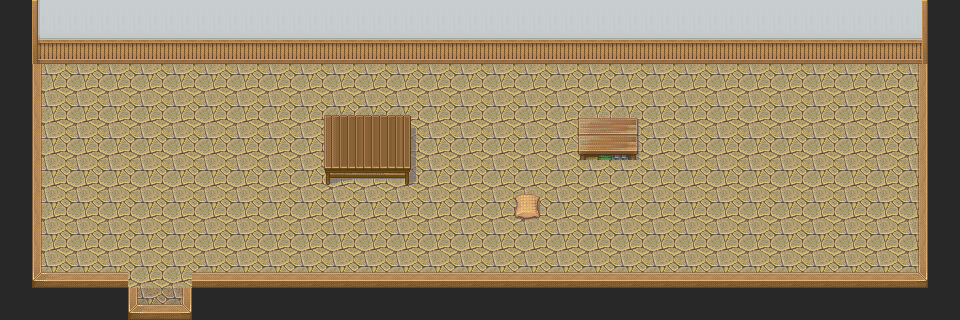

Below is a game level as drawn by its tile map, then a one-line description and the .tmx that defines it (tile-layer data replaced by summaries):
An orthogonal 30x10 tile map with 32x32 px tiles, 4 tile layers (tiled layer1, colliable layer 1, tiled layer 2, colliable layer 2), 3 tilesets and 1 object (Player).

<map version="1.0" orientation="orthogonal" renderorder="right-down" width="30" height="10" tilewidth="32" tileheight="32" nextobjectid="4">
 <tileset firstgid="1" name="036-Shop01" tilewidth="32" tileheight="32" tilecount="312">
  <image source="036-Shop01.png" width="256" height="1248" />
 </tileset>
 <tileset firstgid="313" name="home" tilewidth="32" tileheight="32" tilecount="432">
  <image source="home.png" trans="ff00ff" width="256" height="1750" />
 </tileset>
 <tileset firstgid="745" name="054-Wall02" tilewidth="32" tileheight="32" tilecount="12">
  <image source="054-Wall02.png" trans="ff00ff" width="96" height="128" />
 </tileset>
 <layer name="tiled layer1" width="30" height="10">
  <data>[300 cells, 220 non-empty, 3 distinct tile ids]</data>
 </layer>
 <layer name="colliable layer 1" width="30" height="10">
  <properties>
   <property name="Colliable" value="true" />
  </properties>
  <data>[300 cells, 115 non-empty, 20 distinct tile ids]</data>
 </layer>
 <objectgroup name="object">
  <object id="1" name="Hero" type="Player" x="287" y="103" width="32" height="32">
   <properties>
    <property name="id" value="player" />
    <property name="image" value="player.png" />
   </properties>
  </object>
 </objectgroup>
 <layer name="tiled layer 2" width="30" height="10">
  <data>[300 cells, 86 non-empty, 6 distinct tile ids]</data>
 </layer>
 <layer name="colliable layer 2" width="30" height="10">
  <properties>
   <property name="Colliable" value="true" />
  </properties>
  <data>[300 cells, 1 non-empty, 1 distinct tile ids]</data>
 </layer>
</map>
